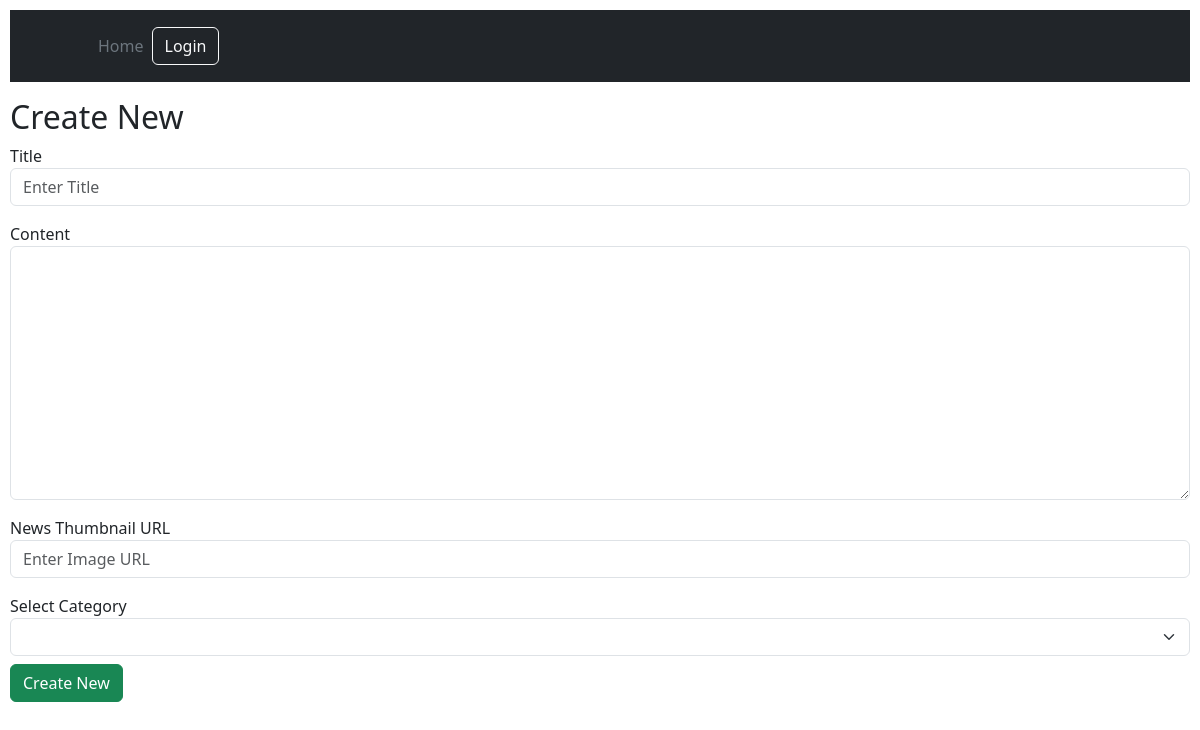
Before: /create with the older database file.
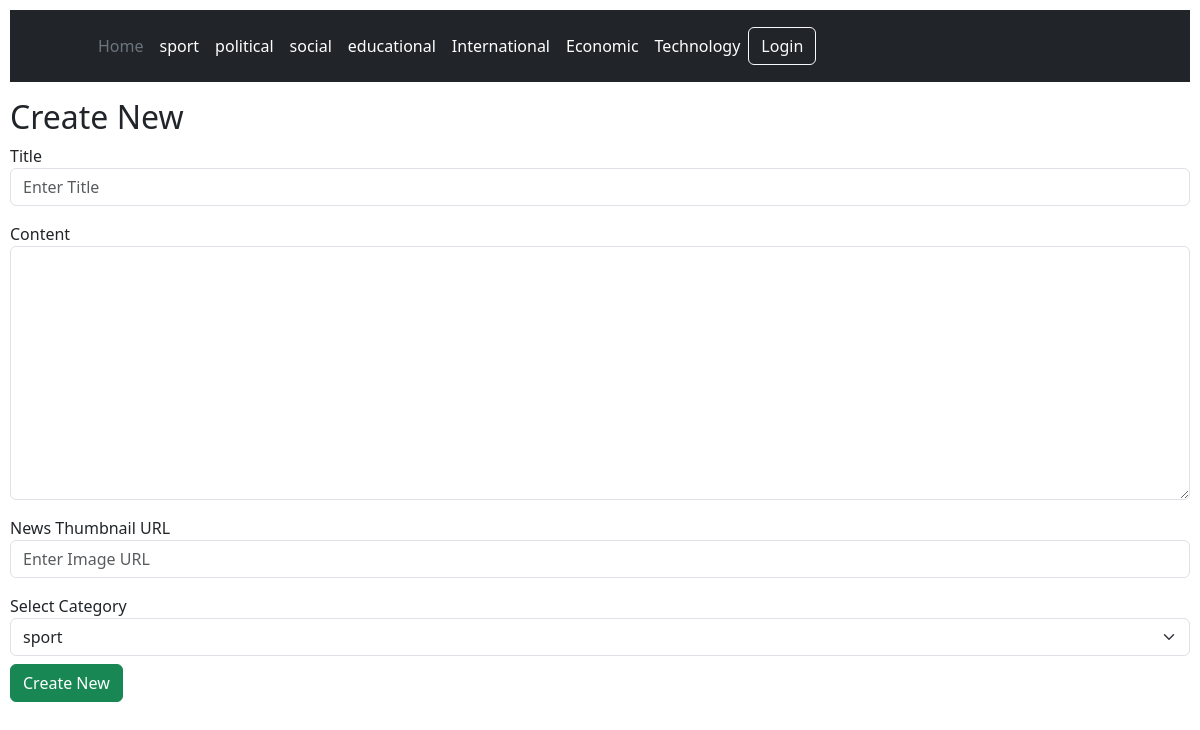
After: the same page with the newer database file.
### final/models.py (models this page shows)
class Category(models.Model):
    categoryName = models.CharField(max_length=50)
    def __str__(self):
        return self.categoryName

### final/views.py (the view, shortened to what this page needs)
# urls.py: path("create", views.createListing, name="create"),
def createListing(request):
    if request.method == "GET":
        allCategories = Category.objects.all()
        return render(request, "final/createnew.html", {
            "categories" : allCategories
        })

### final/templates/final/createnew.html (shortened to what this page needs)
{% extends "final/layout.html" %} {% block body %}
<h2>Create New</h2>
<form action="{% url 'create' %}" method="POST">
  <div class="form-group">
    <label for="title">Title</label>
    <input
      type="text"
      class="form-control"
      name="title"
      id="title"
      placeholder="Enter Title"
      required
    />
  </div>
  <div class="form-group mt-3">
    <label for="description">Content</label>
    <textarea name="description" id="editor" class="form-control" rows="10" required></textarea>
  </div>
  <div class="form-group mt-3">
    <label for="imageurl">News Thumbnail URL</label>
    <input
      type="text"
      class="form-control"
      name="imageurl"
      id="imageurl"
      placeholder="Enter Image URL"
    />
  </div>
  <div class="form-group mt-3">
    <label for="category">Select Category</label><br>
    <select name="category" id="category" class="form-select mb-2" required>
      {% for cat in categories %}
      <option value="{{ cat }}">{{ cat }}</option>
      {% endfor %}
    </select>
  </div>
  <button type="submit" class="btn btn-success">Create New</button>
</form>
{% endblock %}

### final/templates/final/layout.html (shortened to what this page needs)
{% load static %}
<!DOCTYPE html>
<html lang="en">
  <head>
    <link href="https://cdn.jsdelivr.net/npm/bootstrap@5.3.3/dist/css/bootstrap.min.css" rel="stylesheet"
>
    <link href="{% static 'final/styles.css' %}" rel="stylesheet" />
  </head>
  <body>
    <header class="p-3 bg-dark text-white mb-3">
      <div class="container">
        <div class="d-flex flex-wrap align-items-center justify-content-center justify-content-lg-start">
          <a href="/" class="d-flex align-items-center mb-2 mb-lg-0 text-white text-decoration-none">
            <svg class="bi me-2" width="40" height="32" role="img" aria-label="Bootstrap">
              <use xlink:href="#bootstrap"></use>
            </svg>
          </a>
          <form id="my_form" action="{% url 'displayCategory' %}" method="POST">
            <ul class="nav col-12 col-lg-auto me-lg-auto mb-2 justify-content-center mb-md-0">
              <li><a href="{% url 'index' %}"  class="nav-link px-2 text-secondary">Home</a></li>
                {% for cat in categories %}
                  <li>
                    <a href="javascript:{}" onclick="document.getElementById('my_form').submit();" class="nav-link px-2 text-white">{{ cat }}</a>
                  </li>
                {% endfor %}
            </ul>
          </form>
          <div class="text-end justify-content-right">
            {% if user.is_authenticated %}
              <a type="button" class="btn btn-outline-light me-2" href="{% url 'logout' %}">Log out</a>
              <a type="button" class="btn btn-warning" href="{% url 'create' %}">Create New</a>
            {% else %}
              <a type="button" class="btn btn-outline-light me-2" href="{% url 'login' %}">Login</a>
            {% endif %}
          </div>
        </div>
      </div>
    </header>
    {% block body %} {% endblock %}
  </body>
</html>

### final/static/final/styles.css (style rules this page uses)
html { scroll-behavior: smooth; }
body { padding: 10px; }

Changed rows visible on the page:
added Category: categoryName "sport"
added Category: categoryName "political"
added Category: categoryName "social"
added Category: categoryName "educational"
added Category: categoryName "International"
added Category: categoryName "Economic"
added Category: categoryName "Technology"
Other visible differences:
form field category: (not shown) → "sport"
